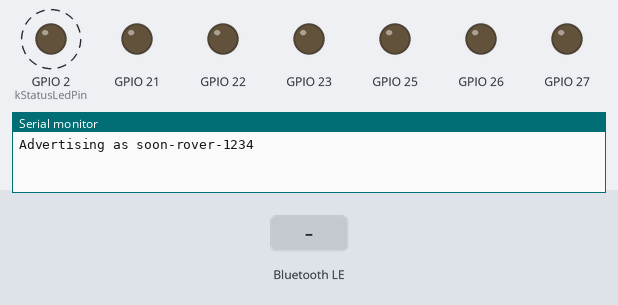
A sketch run on a simulated ESP32. Shown: output pins drawn as LEDs (lit = HIGH), the last lines printed to the serial monitor. Dashed ring = blinking. The inputs (shaded band) are chosen by the test bench. Nothing arrives over Bluetooth unless stated; a phone connects over Bluetooth LE 3 s after start.

Above: at 1.2 s.
1.3 s: Bluetooth LE write "esp32" received
At 1.65 s:
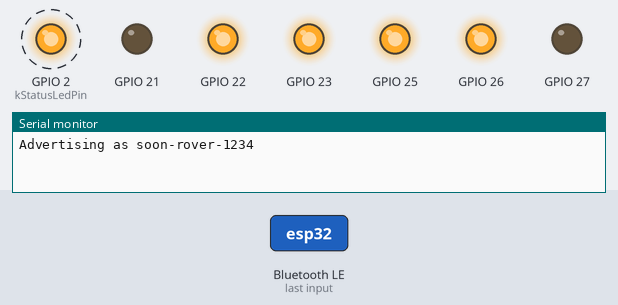
At 3.9 s:
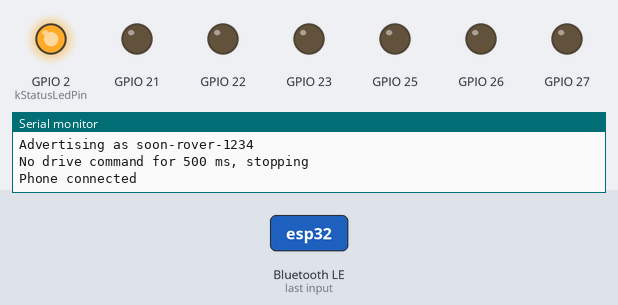
Timing chart, 0 to 5.4 s (numbered marks = the images above; inputs shaded):
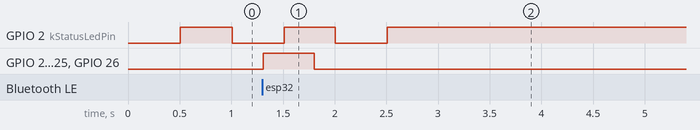

The sketch:

rover.ino
```cpp
// Rover motor controller for an ESP32 (ELEGOO ESP-WROOM-32 boards) driven by the app over BLE.
//
// The phone does the perception and decides where to go; this board only runs the two drive
// motors through a dual H-bridge (L298N, TB6612FNG or similar) and stops them on its own when
// the phone goes quiet, so a dropped connection can never leave the rover driving.
//
// BLE protocol (keep in sync with src/lib/rover.ts):
//   Service    b6960001-fcac-4307-b328-64175bf8c076
//   Drive      b6960002-...  write / write without response, 2 bytes:
//                [0] int8 left speed, [1] int8 right speed, each -100..100 (percent, + = forward)
//   Telemetry  b6960003-...  read / notify at 5 Hz, 10 bytes:
//                [0] int8 left speed applied, [1] int8 right speed applied,
//                [2] uint8 flags (bit 0 = stopped by the watchdog), [3] uint8 protocol version,
//                [4..5] uint16 LE battery millivolts (0 = not measured), [6..9] uint32 LE uptime ms
//
// Flash with Arduino IDE or arduino-cli, using the "esp32" core (Espressif, 3.x) and board
// "ESP32 Dev Module":
//   arduino-cli compile --upload -b esp32:esp32:esp32 -p /dev/cu.usbserial-XXXX firmware/rover

#include <BLE2902.h>
#include <BLEDevice.h>
#include <BLEServer.h>

// ---- Wiring: change these to match your board -------------------------------------------------

struct Motor {
  uint8_t pwm;  // ENA / ENB (L298N: remove the jumper) or PWMA / PWMB (TB6612FNG)
  uint8_t in1;  // IN1 / IN3 or AIN1 / BIN1
  uint8_t in2;  // IN2 / IN4 or AIN2 / BIN2
  bool inverted;  // flip if this side drives backwards when told to go forward
};

constexpr Motor kLeft = {25, 26, 27, false};
constexpr Motor kRight = {23, 22, 21, false};

constexpr int kStatusLedPin = 2;  // the blue on-board LED on most ESP32 dev boards

// Battery sense through a resistor divider into an ADC1 pin (32-39), or -1 if not wired.
// Example: battery+ -> 20k -> GPIO34 -> 10k -> GND gives a ratio of 3.0 (safe up to ~9.9 V).
constexpr int kBatteryPin = -1;
constexpr float kBatteryDividerRatio = 3.0f;

constexpr uint32_t kPwmFrequency = 5000;
constexpr uint8_t kPwmBits = 8;
// Lowest duty that still turns the motors; raise it (e.g. 80) if they hum but don't move at low
// speeds. Any non-zero speed is mapped into kMinDuty..255.
constexpr uint8_t kMinDuty = 0;

// Stop if no drive command arrives for this long. The app resends commands every 50 ms.
constexpr uint32_t kCommandTimeoutMs = 500;
constexpr uint32_t kTelemetryIntervalMs = 200;

// ---- Protocol ----------------------------------------------------------------------------------

#define SERVICE_UUID "b6960001-fcac-4307-b328-64175bf8c076"
#define DRIVE_UUID "b6960002-fcac-4307-b328-64175bf8c076"
#define TELEMETRY_UUID "b6960003-fcac-4307-b328-64175bf8c076"

constexpr uint8_t kProtocolVersion = 1;
constexpr uint8_t kFlagWatchdogStopped = 1 << 0;

// ---- State shared between the BLE callbacks and loop() ------------------------------------------

portMUX_TYPE commandLock = portMUX_INITIALIZER_UNLOCKED;
int8_t targetLeft = 0;
int8_t targetRight = 0;
uint32_t lastCommandAt = 0;
bool hasCommand = false;

volatile bool connected = false;
volatile bool restartAdvertising = false;

BLECharacteristic *telemetry = nullptr;
int8_t appliedLeft = 0;
int8_t appliedRight = 0;
bool watchdogStopped = false;

// ---- Motors ----------------------------------------------------------------------------------

void attachPwm(uint8_t pin, uint8_t channel) {
#if ESP_ARDUINO_VERSION_MAJOR >= 3
  (void)channel;
  ledcAttach(pin, kPwmFrequency, kPwmBits);
#else
  ledcSetup(channel, kPwmFrequency, kPwmBits);
  ledcAttachPin(pin, channel);
#endif
}

void writePwm(uint8_t pin, uint8_t channel, uint32_t duty) {
#if ESP_ARDUINO_VERSION_MAJOR >= 3
  (void)channel;
  ledcWrite(pin, duty);
#else
  (void)pin;
  ledcWrite(channel, duty);
#endif
}

void setupMotor(const Motor &motor, uint8_t channel) {
  pinMode(motor.in1, OUTPUT);
  pinMode(motor.in2, OUTPUT);
  digitalWrite(motor.in1, LOW);
  digitalWrite(motor.in2, LOW);
  attachPwm(motor.pwm, channel);
  writePwm(motor.pwm, channel, 0);
}

/** speed is -100..100; 0 lets the motor coast. */
void driveMotor(const Motor &motor, uint8_t channel, int8_t speed) {
  int value = constrain(motor.inverted ? -speed : speed, -100, 100);
  digitalWrite(motor.in1, value > 0 ? HIGH : LOW);
  digitalWrite(motor.in2, value < 0 ? HIGH : LOW);
  uint32_t duty = value == 0 ? 0 : map(abs(value), 1, 100, kMinDuty > 0 ? kMinDuty : 1, 255);
  writePwm(motor.pwm, channel, duty);
}

void applySpeeds(int8_t left, int8_t right) {
  if (left == appliedLeft && right == appliedRight) return;
  driveMotor(kLeft, 0, left);
  driveMotor(kRight, 1, right);
  appliedLeft = left;
  appliedRight = right;
}

// ---- BLE ---------------------------------------------------------------------------------------

class ServerCallbacks : public BLEServerCallbacks {
  void onConnect(BLEServer *server) override {
    connected = true;
  }

  void onDisconnect(BLEServer *server) override {
    connected = false;
    portENTER_CRITICAL(&commandLock);
    targetLeft = 0;
    targetRight = 0;
    hasCommand = false;
    portEXIT_CRITICAL(&commandLock);
    restartAdvertising = true;
  }
};

class DriveCallbacks : public BLECharacteristicCallbacks {
  void onWrite(BLECharacteristic *characteristic) override {
    if (characteristic->getLength() < 2) return;
    const uint8_t *data = characteristic->getData();
    portENTER_CRITICAL(&commandLock);
    targetLeft = constrain(static_cast<int8_t>(data[0]), -100, 100);
    targetRight = constrain(static_cast<int8_t>(data[1]), -100, 100);
    lastCommandAt = millis();
    hasCommand = true;
    portEXIT_CRITICAL(&commandLock);
  }
};

void setupBle() {
  // A suffix from the chip's MAC tells boards from the same pack apart in the app.
  char name[24];
  snprintf(name, sizeof(name), "soon-rover-%04X", static_cast<uint16_t>(ESP.getEfuseMac() >> 32));
  BLEDevice::init(name);

  BLEServer *server = BLEDevice::createServer();
  server->setCallbacks(new ServerCallbacks());
  BLEService *service = server->createService(SERVICE_UUID);

  BLECharacteristic *drive = service->createCharacteristic(
      DRIVE_UUID, BLECharacteristic::PROPERTY_WRITE | BLECharacteristic::PROPERTY_WRITE_NR);
  drive->setCallbacks(new DriveCallbacks());

  telemetry = service->createCharacteristic(
      TELEMETRY_UUID, BLECharacteristic::PROPERTY_READ | BLECharacteristic::PROPERTY_NOTIFY);
  telemetry->addDescriptor(new BLE2902());

  service->start();

  // The 128-bit service UUID fills most of the advertisement, so the name goes in the scan
  // response. The app scans for the service UUID.
  BLEAdvertising *advertising = BLEDevice::getAdvertising();
  advertising->addServiceUUID(SERVICE_UUID);
  advertising->setScanResponse(true);
  BLEDevice::startAdvertising();
  Serial.printf("Advertising as %s\n", name);
}

uint16_t readBatteryMillivolts() {
  if (kBatteryPin < 0) return 0;
  return static_cast<uint16_t>(analogReadMilliVolts(kBatteryPin) * kBatteryDividerRatio);
}

void sendTelemetry() {
  uint16_t battery = readBatteryMillivolts();
  uint32_t uptime = millis();
  uint8_t packet[10] = {
      static_cast<uint8_t>(appliedLeft),
      static_cast<uint8_t>(appliedRight),
      static_cast<uint8_t>(watchdogStopped ? kFlagWatchdogStopped : 0),
      kProtocolVersion,
      static_cast<uint8_t>(battery),
      static_cast<uint8_t>(battery >> 8),
      static_cast<uint8_t>(uptime),
      static_cast<uint8_t>(uptime >> 8),
      static_cast<uint8_t>(uptime >> 16),
      static_cast<uint8_t>(uptime >> 24),
  };
  telemetry->setValue(packet, sizeof(packet));
  telemetry->notify();
}

// ---- Main loop ---------------------------------------------------------------------------------

void setup() {
  Serial.begin(115200);
  pinMode(kStatusLedPin, OUTPUT);
  setupMotor(kLeft, 0);
  setupMotor(kRight, 1);
  setupBle();
}

void loop() {
  uint32_t now = millis();

  int8_t left, right;
  bool fresh;
  portENTER_CRITICAL(&commandLock);
  left = targetLeft;
  right = targetRight;
  fresh = hasCommand && now - lastCommandAt <= kCommandTimeoutMs;
  portEXIT_CRITICAL(&commandLock);

  if (fresh || (left == 0 && right == 0)) {
    watchdogStopped = false;
    applySpeeds(left, right);
  } else {
    // Commands stopped arriving while the motors were meant to be running.
    if (!watchdogStopped) Serial.println("No drive command for 500 ms, stopping");
    watchdogStopped = true;
    applySpeeds(0, 0);
  }

  static bool wasConnected = false;
  if (connected != wasConnected) {
    wasConnected = connected;
    Serial.println(connected ? "Phone connected" : "Phone disconnected, motors stopped");
  }

  if (restartAdvertising) {
    restartAdvertising = false;
    delay(100);  // let the stack finish tearing down the old connection
    BLEDevice::startAdvertising();
  }

  static uint32_t lastTelemetryAt = 0;
  if (connected && now - lastTelemetryAt >= kTelemetryIntervalMs) {
    lastTelemetryAt = now;
    sendTelemetry();
  }

  // Solid while connected, slow blink while waiting for the phone.
  digitalWrite(kStatusLedPin, connected || (now / 500) % 2 ? HIGH : LOW);
  delay(10);
}
```

Measured:
- after the input at 1.3 s, GPIO 22, GPIO 23, GPIO 25, GPIO 26: LOW → HIGH at once, → LOW 0.49 s later
